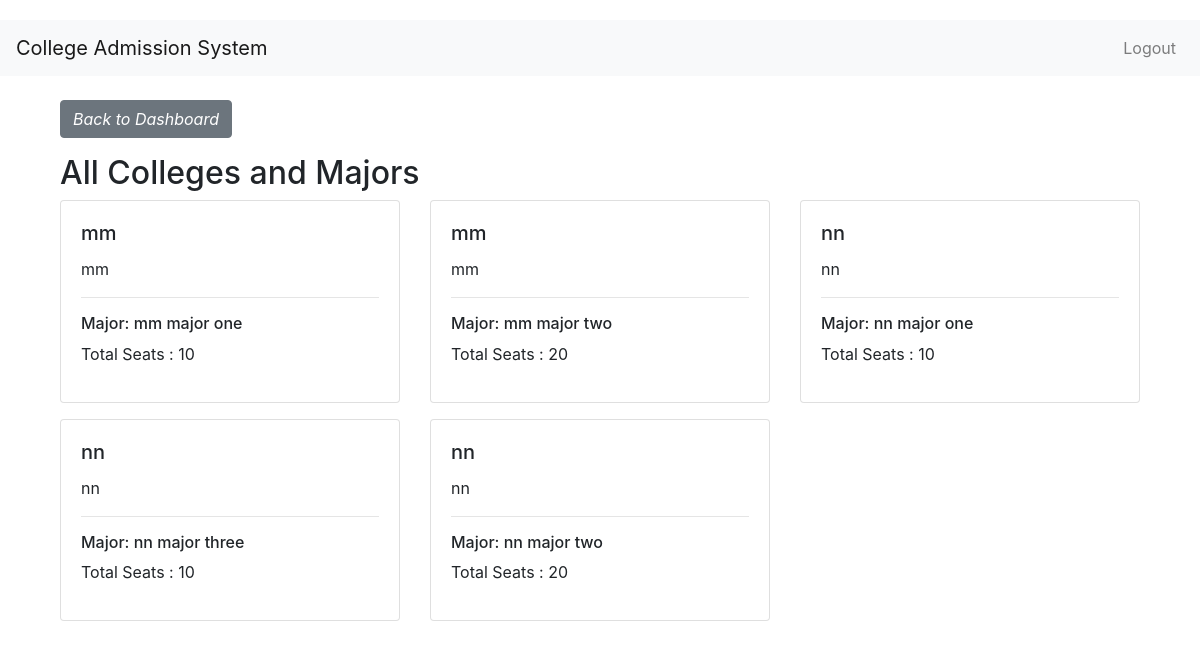
The page /view_colleges on the database its author committed.
### controllers/model.py (models this page shows, shortened)
class College(db.Model):
    __tablename__ = 'colleges'
    id = db.Column(db.Integer, db.ForeignKey('users.id'), primary_key=True)
    name = db.Column(db.String(50), nullable=False)
    experience = db.Column(db.Integer, nullable=False)
    description = db.Column(db.Text)
    doc_url = db.Column(db.String(200), nullable=True)
    is_approved = db.Column(db.Boolean, default=False)
    is_complete = db.Column(db.Boolean, default=False)

class Major(db.Model):
    __tablename__= 'majors'
    id = db.Column(db.Integer, primary_key=True, autoincrement=True)
    college_id = db.Column(db.Integer, db.ForeignKey('colleges.id'), nullable=False)
    name = db.Column(db.String(50), nullable=False)
    seat_count = db.Column(db.Integer, nullable=False, default=0)
    alloted_seat_count = db.Column(db.Integer, nullable=False, default=0)
    college = db.relationship('College', backref=db.backref('majors', cascade='all, delete-orphan'))

### controllers/routes.py (the view)
@main.route('/view_colleges', methods=['GET'])
def view_colleges():
    colleges = College.query.options(db.joinedload(College.majors)).all()  # Fetch all colleges with their majors
    return render_template('view_colleges.html', colleges=colleges)

### templates/view_colleges.html (shortened to what this page needs)
{% extends "base.html" %}
{% block content %}
<div class="container mt-4">
    <a href="{{ url_for('main.student_dashboard') }}" class="btn btn-secondary mb-3">Back to Dashboard</a>
    <h2>All Colleges and Majors</h2>
    <div class="row">
        {% for college in colleges %}
            {% for major in college.majors %}
                <div class="col-md-4 mb-3">
                    <div class="card">
                        <div class="card-body">
                            <h5 class="card-title">{{ college.name }}</h5>
                            <p class="card-text">{{ college.description }}</p>
                            <hr>
                            <h6>Major: {{ major.name }}</h6>
                            <p>Total Seats : {{ major.seat_count }}</p>
                        </div>
                    </div>
                </div>
            {% endfor %}
        {% endfor %}
    </div>
</div>
{% endblock %}

### static/style.css (style rules this page uses)
.btn { padding: 10px 40px; background-color: #236B8E; color: #FFFFFF; font-style: oblique; font-weight: bold; border-radius: 10px; }
::placeholder { color: #FFFFFF; opacity: 1; font-style: oblique; font-weight: bold; }
body { padding-top: 20px; }

### rows shown on the page
College: name "mm", description "mm"
Major: name "mm major one", seat_count "10"
Major: name "mm major two", seat_count "20"
College: name "nn", description "nn"
Major: name "nn major one", seat_count "10"
Major: name "nn major three", seat_count "10"
Major: name "nn major two", seat_count "20"
